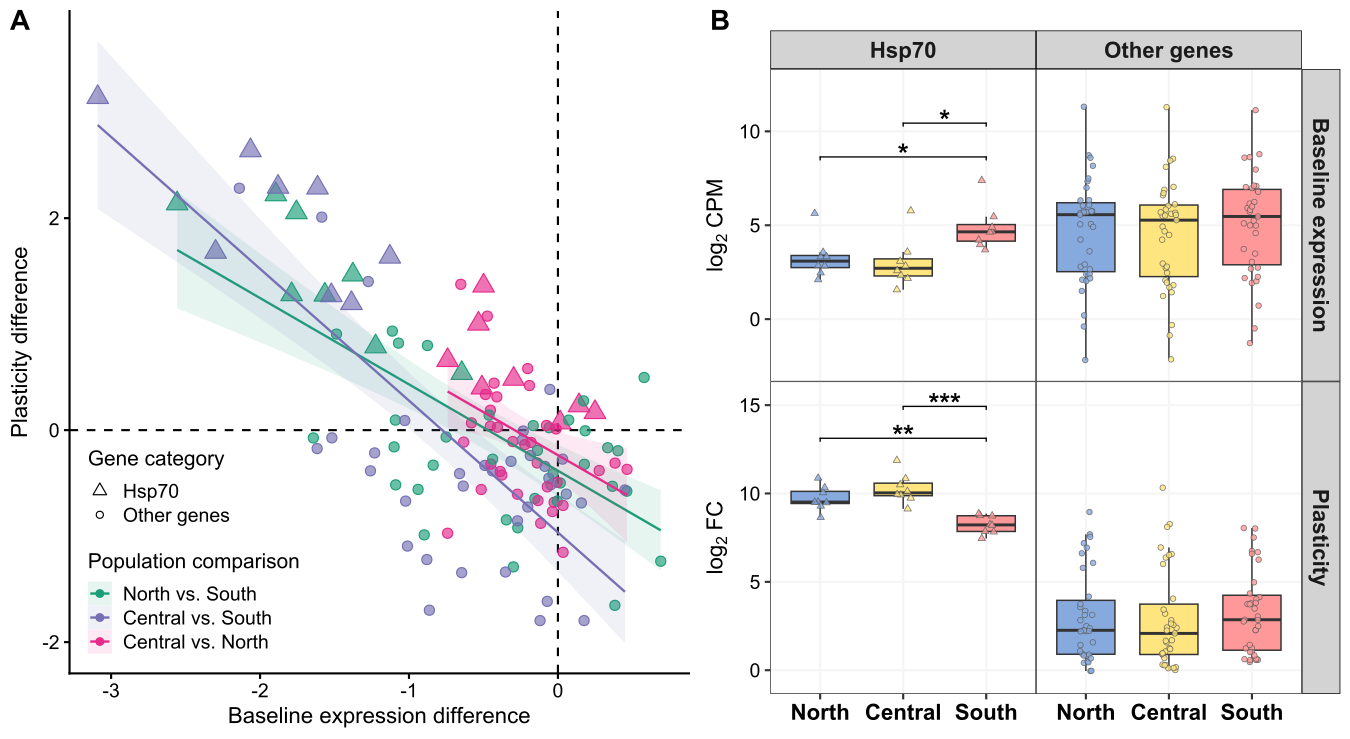

The script that saved this image:
setwd("C:/path/to/RNAgithub/08Frontloading/")

# =============================================================================
# Figure 4: baseline expression and plasticity of the 43 heat response genes shared by all three populations
# Control: 17°C for 15 min; long heat stress: 31°C for 3 h
# Input: counts_filter.txt, group.txt, heat_intersect_43genes_withannotation_Manual_curation.txt
# Output: Figure4.pdf
# =============================================================================
library(dplyr)
library(tidyr)
library(tibble)
library(ggplot2)
library(ggpubr)
library(patchwork)
library(cowplot)
library(edgeR)
library(grid)
counts <- read.table("../01counts_ind_filter/counts_filter.txt", header = TRUE)
heat_curated <- read.delim("../06GOKEGG/heat_intersect_43genes_withannotation_Manual_curation.txt", stringsAsFactors = FALSE)
hsp70_genes <- heat_curated$gene[heat_curated$family == "Hsp70"]

# Expression level of each gene: log2 CPM (edgeR) from the final filtered count matrix.
logcpm <- cpm(as.matrix(counts), log = TRUE)

# Compare control (17°C, 15 min) with long heat stress (31°C, 3 h).
group <- read.delim("../01counts_ind_filter/group.txt", stringsAsFactors = FALSE)
group$treatment <- ifelse(group$temperature == "17degree" & group$time == "15min", "control", ifelse(group$temperature == "31degree" & group$time == "3h", "heat", NA))
group_ctrl_heat <- group[!is.na(group$treatment), ]
logcpm_heat_shared <- logcpm[rownames(logcpm) %in% heat_curated$gene, colnames(logcpm) %in% group_ctrl_heat$id, drop = FALSE]

# Mean expression of each gene in each population under control and heat stress.
expr_long <- tidyr::pivot_longer(tibble::rownames_to_column(as.data.frame(logcpm_heat_shared), "gene"), -gene, names_to = "id", values_to = "expression")
expr_long <- dplyr::left_join(expr_long, group_ctrl_heat[, c("id", "population", "treatment")], by = "id")
expr_mean <- tidyr::pivot_wider(dplyr::summarise(dplyr::group_by(expr_long, gene, population, treatment), mean_expr = mean(expression), .groups = "drop"), names_from = treatment, values_from = mean_expr)
expr_pop <- tidyr::pivot_wider(expr_mean, names_from = population, values_from = c(control, heat))


#################### Figure 4A: front-loading of shared heat response genes

# For each pair of populations: baseline difference = difference in control expression; plasticity difference = difference in heat-induced change.
# Front-loading predicts a negative relationship: the population with higher baseline expression shows a smaller induction.
fl_NS <- data.frame(gene = expr_pop$gene, comp = "North vs South", baseline = expr_pop$control_North - expr_pop$control_South,
                    plasticity = (expr_pop$heat_North - expr_pop$control_North) - (expr_pop$heat_South - expr_pop$control_South))
fl_CN <- data.frame(gene = expr_pop$gene, comp = "Central vs North", baseline = expr_pop$control_Central - expr_pop$control_North,
                    plasticity = (expr_pop$heat_Central - expr_pop$control_Central) - (expr_pop$heat_North - expr_pop$control_North))
fl_CS <- data.frame(gene = expr_pop$gene, comp = "Central vs South", baseline = expr_pop$control_Central - expr_pop$control_South,
                    plasticity = (expr_pop$heat_Central - expr_pop$control_Central) - (expr_pop$heat_South - expr_pop$control_South))
frontload <- rbind(fl_NS, fl_CS, fl_CN)
frontload <- frontload[order(match(frontload$gene, expr_pop$gene), match(frontload$comp, c("North vs South", "Central vs South", "Central vs North"))), ]
frontload$comp <- factor(frontload$comp, levels = c("North vs South", "Central vs South", "Central vs North"))
frontload$type <- ifelse(frontload$gene %in% hsp70_genes, "Hsp70", "Other genes")

# Number of genes in each quadrant (Q2 and Q4: higher baseline goes with lower plasticity).
frontload$quadrant <- dplyr::case_when(frontload$baseline > 0 & frontload$plasticity > 0 ~ "Q1", frontload$baseline < 0 & frontload$plasticity > 0 ~ "Q2",
                                       frontload$baseline < 0 & frontload$plasticity < 0 ~ "Q3", frontload$baseline > 0 & frontload$plasticity < 0 ~ "Q4")
table(frontload$comp, frontload$quadrant)

fig4A <- ggplot(frontload) + geom_vline(xintercept = 0, color = "black", linetype = "dashed") + geom_hline(yintercept = 0, color = "black", linetype = "dashed") +
  geom_point(aes(x = baseline, y = plasticity, shape = type, size = type, fill = comp, color = comp), stroke = 0.6) +
  geom_smooth(aes(x = baseline, y = plasticity, color = comp, fill = comp), method = "lm", se = TRUE, linewidth = 0.8, alpha = 0.1) +
  labs(x = "Baseline expression difference", y = "Plasticity difference", color = "Population comparison", fill = "Population comparison", shape = "Gene category") +
  theme_classic(base_size = 16) +
  theme(axis.line = element_line(color = "black"), axis.ticks = element_line(color = "black"), axis.title = element_text(color = "black", size = 16),
        axis.text = element_text(color = "black", size = 14), legend.title = element_text(size = 15), legend.text = element_text(size = 14),
        legend.position = "inside", legend.position.inside = c(0.2, 0.185), legend.spacing.y = unit(0.05, "cm"), plot.title = element_text(size = 11, hjust = 0.5)) +
  scale_color_manual(values = c("North vs South" = "#1B9E77", "Central vs South" = "#7570B3", "Central vs North" = "#E7298A"), labels = c("North vs South" = "North vs. South", "Central vs South" = "Central vs. South", "Central vs North" = "Central vs. North")) +
  scale_fill_manual(values = c("North vs South" = scales::alpha("#1B9E77", 0.65), "Central vs South" = scales::alpha("#7570B3", 0.65), "Central vs North" = scales::alpha("#E7298A", 0.65)), labels = c("North vs South" = "North vs. South", "Central vs South" = "Central vs. South", "Central vs North" = "Central vs. North")) +
  scale_size_manual(values = c("Hsp70" = 5, "Other genes" = 3)) + scale_shape_manual(values = c("Hsp70" = 24, "Other genes" = 21)) +
  guides(size = "none", color = guide_legend(order = 2), fill = guide_legend(order = 2), shape = guide_legend(order = 1, override.aes = list(size = c("Hsp70" = 3, "Other genes" = 2))))
fig4A


#################### Figure 4B: baseline expression and plasticity in each population
# Baseline expression = mean log2 CPM under control; plasticity = mean log2 CPM under long heat stress - baseline expression
comparison_colors <- c("North vs South" = "#1B9E77", "Central vs South" = "#7570B3", "Central vs North" = "#E7298A")
population_colors <- c("North" = "#87aade", "Central" = "#ffe57f", "South" = "#ff9999")
expr_classes <- expr_mean
expr_classes$plasticity <- expr_classes$heat - expr_classes$control
expr_classes$population <- factor(expr_classes$population, levels = c("North", "Central", "South"))
expr_classes$type <- ifelse(expr_classes$gene %in% hsp70_genes, "Hsp70", "Other genes")
hsp70_expr <- expr_classes[expr_classes$type == "Hsp70", ]
other_expr <- expr_classes[expr_classes$type == "Other genes", ]

# Pairwise Wilcoxon tests between populations (BH correction over the three pairs), separately for each measure and gene class
population_tests <- function(dat, value, gene_type) {
  test <- pairwise.wilcox.test(x = dat[[value]], g = dat$population, paired = FALSE, p.adjust.method = "BH")
  result <- as.data.frame(as.table(test$p.value))
  names(result) <- c("group2", "group1", "p.adj")
  result <- result[!is.na(result$p.adj), ]
  result$group1 <- as.character(result$group1)
  result$group2 <- as.character(result$group2)
  result$comparison <- case_when(
    result$group1 == "North" & result$group2 == "South" ~ "North vs South",
    result$group1 == "Central" & result$group2 == "South" ~ "Central vs South",
    result$group1 == "North" & result$group2 == "Central" ~ "Central vs North")
  result$bracket_color <- unname(comparison_colors[result$comparison])
  result$label <- case_when(result$p.adj < 0.0001 ~ "****", result$p.adj < 0.001 ~ "***",
                            result$p.adj < 0.01 ~ "**", result$p.adj < 0.05 ~ "*", TRUE ~ "ns")
  result$gene_class <- gene_type
  result$metric <- value
  result$n_genes <- length(unique(dat$gene))
  list(test = test, table = result)
}
test_hsp_baseline <- population_tests(hsp70_expr, "control", "Hsp70")
test_hsp_plasticity <- population_tests(hsp70_expr, "plasticity", "Hsp70")
test_other_baseline <- population_tests(other_expr, "control", "Other genes")
test_other_plasticity <- population_tests(other_expr, "plasticity", "Other genes")
all_tests <- bind_rows(test_hsp_baseline$table, test_hsp_plasticity$table,
                       test_other_baseline$table, test_other_plasticity$table)

# Same y range for Hsp70 and other genes, with room for the significance brackets
common_y_limits <- setNames(lapply(c("control", "plasticity"), function(value) {
  brackets <- unlist(lapply(c("Hsp70", "Other genes"), function(gene_type) {
    n_sig <- sum(all_tests$metric == value & all_tests$gene_class == gene_type & all_tests$p.adj < 0.05)
    if (!n_sig) return(numeric(0))
    max(expr_classes[[value]][expr_classes$type == gene_type]) + 0.65 + (seq_len(n_sig) - 1) * 1.8
  }))
  c(floor(min(c(0, expr_classes[[value]]))), ceiling(max(c(expr_classes[[value]], brackets))) + 1)
}), c("control", "plasticity"))

# Boxplots: baseline expression and plasticity in rows, Hsp70 and other genes in columns
box_data <- tidyr::pivot_longer(expr_classes, cols = c(control, plasticity),
                                names_to = "metric", values_to = "value")
box_data$metric <- factor(box_data$metric, levels = c("control", "plasticity"))
box_data$type <- factor(box_data$type, levels = c("Hsp70", "Other genes"))
box_sig <- all_tests %>% dplyr::filter(p.adj < 0.05) %>%
  dplyr::group_by(gene_class, metric) %>%
  dplyr::mutate(y.position = max(box_data$value[box_data$type == dplyr::first(gene_class) &
                                                  box_data$metric == dplyr::first(metric)]) + 0.65 + (dplyr::row_number() - 1) * 1.8) %>%
  dplyr::ungroup() %>%
  dplyr::mutate(type = factor(gene_class, levels = c("Hsp70", "Other genes")),
                metric = factor(metric, levels = c("control", "plasticity")))
# Raise the brackets and stars slightly
box_sig$y.position <- box_sig$y.position + 0.6
box_limits <- expand.grid(metric = c("control", "plasticity"), type = c("Hsp70", "Other genes"),
                          bound = 1:2, stringsAsFactors = FALSE)
box_limits$value <- mapply(function(m, b) common_y_limits[[m]][b], box_limits$metric, box_limits$bound)
box_limits$population <- factor("North", levels = levels(expr_classes$population))
box_limits$metric <- factor(box_limits$metric, levels = c("control", "plasticity"))
box_limits$type <- factor(box_limits$type, levels = c("Hsp70", "Other genes"))
metric_strip_labels <- c(control = "Baseline expression", plasticity = "Plasticity")
fig4B_core <- ggplot(box_data, aes(x = population, y = value)) +
  geom_blank(data = box_limits) +
  geom_boxplot(aes(fill = population), width = 0.7, color = "grey20", alpha = 1,
               outlier.shape = NA, linewidth = 0.5) +
  geom_point(aes(fill = population, shape = type), color = "grey35",
             position = position_jitter(width = 0.10, height = 0, seed = 20261022),
             size = 1.6, stroke = 0.4, alpha = 0.8) +
  facet_grid(metric ~ type, scales = "free_y",
             labeller = labeller(type = c(Hsp70 = "Hsp70", "Other genes" = "Other genes"),
                                 metric = metric_strip_labels)) +
  stat_pvalue_manual(box_sig, label = "label", y.position = "y.position", color = "black",
                     tip.length = 0.01, bracket.size = 0.45, size = 7, fontface = "bold", hide.ns = TRUE, inherit.aes = FALSE) +
  scale_y_continuous(breaks = scales::breaks_width(5), minor_breaks = NULL,
                     expand = expansion(mult = c(0.02, 0.02))) +
  scale_fill_manual(values = population_colors) + scale_shape_manual(values = c(Hsp70 = 24, "Other genes" = 21)) +
  labs(x = NULL, y = NULL) + theme_bw(base_size = 16, base_family = "sans") +
  theme(panel.background = element_rect(fill = "white", color = NA),
        panel.grid.major = element_line(color = "grey96"), panel.grid.minor = element_blank(),
        panel.border = element_rect(color = "black", fill = NA, linewidth = 0.4),
        panel.spacing = grid::unit(0, "pt"), strip.placement = "outside",
        strip.background.x = element_rect(fill = "#D3D3D3", color = "black", linewidth = 0.5),
        strip.background.y = element_rect(fill = "#D3D3D3", color = "black", linewidth = 0.5),
        strip.text.x = element_text(size = 16, face = "bold"),
        strip.text.y.right = element_text(size = 16, face = "bold", angle = 270),
        axis.text.x = element_text(size = 16, face = "bold", color = "black"),
        axis.text.y = element_text(size = 14, color = "black"), legend.position = "none", plot.margin = margin(6, 7, 5, 4))
# Y-axis unit of each row on the left
fig4B_table <- ggplotGrob(fig4B_core)
fig4B_panel_rows <- sort(unique(fig4B_table$layout$t[grepl("^panel($|-)", fig4B_table$layout$name)]))
fig4B_table <- gtable::gtable_add_cols(fig4B_table, grid::unit(24, "pt"), pos = 0)
row_y_units <- list(expression(log[2]~CPM), expression(log[2]~FC))
for (i in seq_along(fig4B_panel_rows)) {
  fig4B_table <- gtable::gtable_add_grob(fig4B_table,
                                         grid::textGrob(row_y_units[[i]], rot = 90, gp = grid::gpar(fontsize = 16, fontfamily = "sans")),
                                         t = fig4B_panel_rows[i], b = fig4B_panel_rows[i], l = 1, r = 1, clip = "off", name = paste0("row_y_unit_", i))
}
fig4B <- cowplot::ggdraw() + cowplot::draw_grob(fig4B_table, y = 0.01, height = 0.96)
fig4B

#################### Combine Figure 4A-B
fig4 <- ggarrange(fig4A, fig4B, labels = c("A", "B"), ncol = 2,
                  widths = c(7, 6.5), font.label = list(size = 20, face = "bold"))
fig4
ggsave("Figure4.pdf", fig4, width = 13.5, height = 7.4, device = cairo_pdf, bg = "white")
